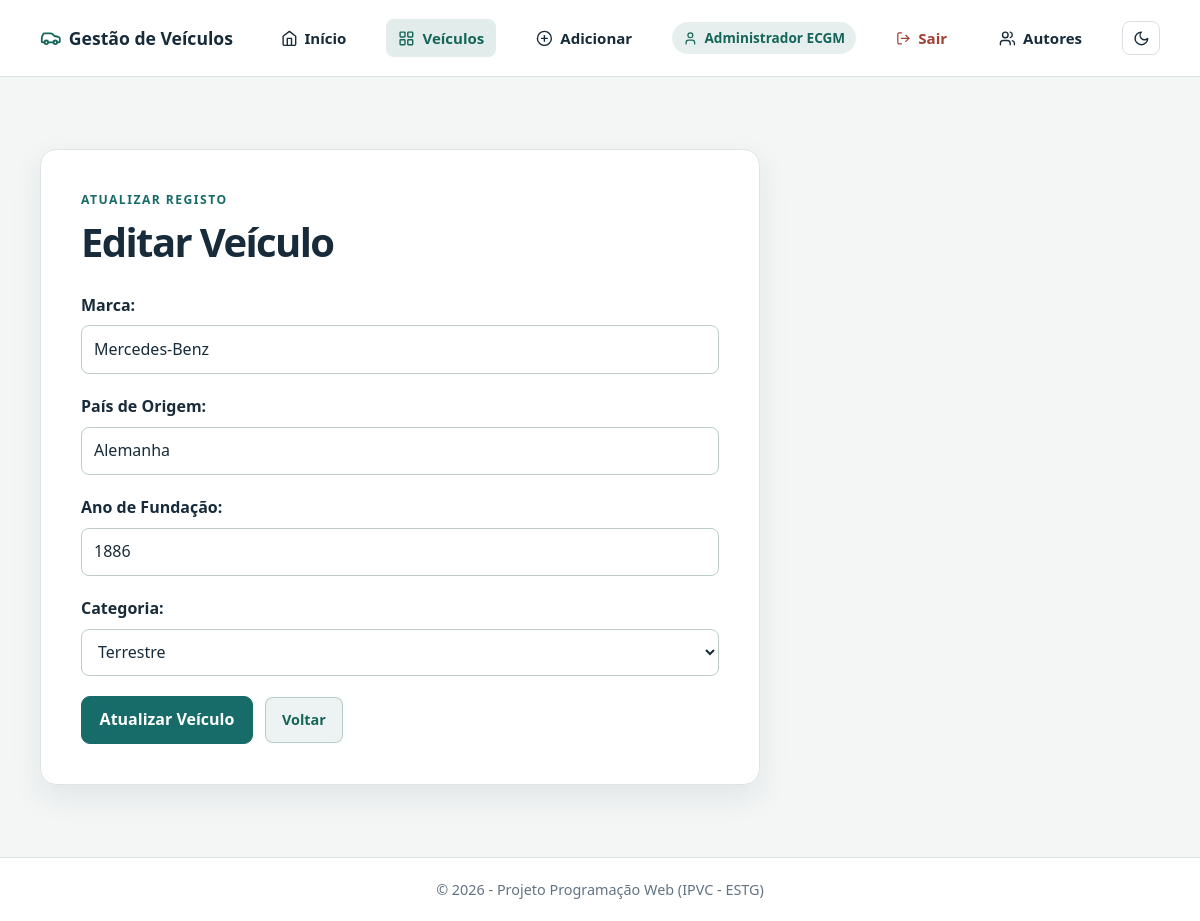
Page /veiculo/update/1 (signed in) on the committed database.
### tables this page shows
CREATE TABLE veiculos (
  id INT AUTO_INCREMENT PRIMARY KEY,
  marca VARCHAR(100) NOT NULL,
  pais_origem VARCHAR(100) NOT NULL,
  ano_fundacao INT NOT NULL,
  categoria_id INT NOT NULL,
  CONSTRAINT fk_veiculo_categoria FOREIGN KEY (categoria_id) REFERENCES categorias(id) ON UPDATE CASCADE
);

CREATE TABLE categorias (
  id INT AUTO_INCREMENT PRIMARY KEY,
  categoria VARCHAR(50) NOT NULL
);

### app/core/Controller.php (called while the page is built, shortened)
<?php
class Controller {
  public function view(string $view, $data = []) {
    $baseDir = trim(str_replace('\\', '/', dirname($_SERVER['SCRIPT_NAME'] ?? '')), '/');
    $url_alias = !empty($baseDir) ? '/' . $baseDir : '';
    require 'app/views/' . $view . '.php';
  }
}

### app/core/App.php (called while the page is built, shortened)
<?php
class App {
  public function __construct() {
    $this->controller = 'Home';
    $this->method = 'index';
    $this->params = [];
    call_user_func_array([$this->controller, $this->method], $this->params);
  }
}

### index.php (called while the page is built, shortened)
<?php
require './app/load.php';
$app = new App();

### app/core/Db.php (called while the page is built, shortened)
<?php
class Db {
  private $conn;
  public function __construct() {
    $this->DBServer = 'localhost';
    $this->DBName   = 'vehiclesdb';
    $this->conn = @new mysqli($this->DBServer, 'ecgm', 'nenhuma', $this->DBName);
    $this->conn->set_charset("utf8mb4");
  }
  private function setParameters($stmt, array $parameters) {
    if (count($parameters) >= 2 && !empty($parameters[0])) {
      $types = $parameters[0];
      $values = $parameters[1];
      $stmt->bind_param($types, ...$values);
    }
  }
  public function execQuery(string $sql, array $parameters = []) {
    $stmt = $this->conn->prepare($sql);
    $this->setParameters($stmt, $parameters);
    $stmt->execute();
    $trimmed = strtoupper(trim($sql));
    if (strpos($trimmed, 'SELECT') === 0) {
      $result = $stmt->get_result();
      return $result ? $result->fetch_all(MYSQLI_ASSOC) : [];
    } elseif (strpos($trimmed, 'INSERT') === 0) {
      return ['insert_id' => $this->conn->insert_id];
    } elseif (strpos($trimmed, 'UPDATE') === 0 || strpos($trimmed, 'DELETE') === 0) {
      return ['affected_rows' => $stmt->affected_rows];
    }
    return null;
  }
}

### app/models/Veiculos.php (called while the page is built, shortened)
<?php
class Veiculos {
  public static function findVeiculoById(int $id) {
    $conn = new Db();
    $sql = 'SELECT v.id, v.marca, v.pais_origem, v.ano_fundacao, v.categoria_id, c.categoria
            FROM veiculos v
            INNER JOIN categorias c ON v.categoria_id = c.id
            WHERE v.id = ?';
    return $conn->execQuery($sql, ['i', [$id]]);
  }
}

### app/load.php (called while the page is built, shortened)
<?php
spl_autoload_register(function ($filename) {
  $file = $filename . '.php';
  $file = str_replace('\\', '/', $file);
});

### app/models/Categorias.php (called while the page is built, shortened)
<?php
class Categorias {
  public static function getAllCategorias() {
    $conn = new Db();
    return $conn->execQuery('SELECT id, categoria FROM categorias');
  }
}

### app/views/veiculo/update.php (the view, shortened to what this page needs)
<?php
require 'app/views/layout/header.php';
?>
<section class="form-section">
  <p class="eyebrow">Atualizar registo</p>
  <h1>Editar Veículo</h1>
  <form class="vehicle-form" action="<?php echo $url_alias; ?>/veiculo/update/<?php echo $data['veiculo'][0]['id']; ?>" method="POST">
    <div class="form-field">
      <label for="marca">Marca:</label>
      <input type="text" id="marca" name="marca" value="<?php echo htmlspecialchars($data['veiculo'][0]['marca']); ?>" required>
    </div>
    <div class="form-field">
      <label for="pais_origem">País de Origem:</label>
      <input type="text" id="pais_origem" name="pais_origem" value="<?php echo htmlspecialchars($data['veiculo'][0]['pais_origem']); ?>" required>
    </div>
    <div class="form-field">
      <label for="ano_fundacao">Ano de Fundação:</label>
      <input type="number" id="ano_fundacao" name="ano_fundacao" value="<?php echo htmlspecialchars($data['veiculo'][0]['ano_fundacao']); ?>" required>
    </div>
    <div class="form-field">
      <label for="categoria_id">Categoria:</label>
      <select id="categoria_id" name="categoria_id" required>
        <?php foreach ($data['categorias'] as $cat) {?>
          <option value="<?php echo $cat['id']; ?>" <?php echo ($data['veiculo'][0]['categoria_id'] == $cat['id']) ? 'selected' : ''; ?>>
            <?php echo htmlspecialchars($cat['categoria']); ?>
          </option>
        <?php } ?>
      </select>
    </div>
    <div class="form-actions">
      <button class="button" type="submit">Atualizar Veículo</button>
      <a class="button button-secondary" href="<?php echo $url_alias; ?>/veiculo">Voltar</a>
    </div>
  </form>
</section>
<?php require 'app/views/layout/footer.php'; ?>

### assets/css/style.css (style rules this page uses)
:root { color-scheme: light; --color-ink: #172b3a; --color-muted: #617383; --color-primary: #176b68; --color-primary-dark: #105451; --color-surface: #ffffff; --color-background: #f3f6f5; --color-border: #dce5e3; --shadow-card: 0 12px 32px rgb(23 43 58 / 8%); --radius-card: 16px; }
* { box-sizing: border-box; }
body { min-width: 320px; min-height: 100vh; margin: 0; display: flex; flex-direction: column; background: var(--color-background); color: var(--color-ink); font-family: system-ui, -apple-system, BlinkMacSystemFont, "Segoe UI", sans-serif; line-height: 1.6; }
a { color: var(--color-primary); text-underline-offset: 0.2em; }
.hero h1, .page-heading h1, .form-section h1, .detail-card h1, .not-found h1 { margin: 0; font-size: clamp(2rem, 5vw, 3.5rem); line-height: 1.12; letter-spacing: -0.04em; }
.eyebrow { margin: 0 0 0.65rem; color: var(--color-primary); font-size: 0.76rem; font-weight: 750; letter-spacing: 0.12em; text-transform: uppercase; }
.hero-actions, .form-actions, .card-actions { display: flex; flex-wrap: wrap; align-items: center; gap: 0.75rem; }
.button { display: inline-flex; min-height: 46px; align-items: center; justify-content: center; padding: 0.65rem 1.1rem; border: 1px solid var(--color-primary); border-radius: 9px; background: var(--color-primary); color: #fff; font: inherit; font-weight: 700; text-decoration: none; cursor: pointer; transition: background-color 150ms ease, border-color 150ms ease, transform 150ms ease; }
.button-secondary { border-color: var(--color-border); background: transparent; color: var(--color-ink); }
.vehicle-card, .author-card, .detail-card, .form-section { border: 1px solid var(--color-border); border-radius: var(--radius-card); background: var(--color-surface); box-shadow: var(--shadow-card); }
.form-section { max-width: 720px; padding: clamp(1.25rem, 4vw, 2.5rem); }
.form-section h1 { margin-bottom: 1.75rem; font-size: clamp(1.8rem, 4vw, 2.5rem); }
.vehicle-form { display: grid; gap: 1.25rem; }
.form-field { display: grid; gap: 0.45rem; }
.form-field label { font-weight: 650; }
.form-field input, .form-field select { width: 100%; min-height: 46px; padding: 0.65rem 0.75rem; border: 1px solid #bdcbc8; border-radius: 8px; background: #fff; color: var(--color-ink); font: inherit; }
.button-secondary { padding: 0.65rem 1rem; font-size: 0.9rem; font-weight: 600; font-family: inherit; color: #16655b; background-color: rgba(22, 101, 91, 0.08); border: 1px solid rgba(22, 101, 91, 0.25); border-radius: 8px; cursor: pointer; transition: background-color 0.2s ease; }

### rows in the picture
veiculos: marca "Mercedes-Benz", pais_origem "Alemanha", ano_fundacao "1886", categoria_id "Terrestre"

### other values in the picture
$loggedUser['nome'] "Administrador ECGM"
